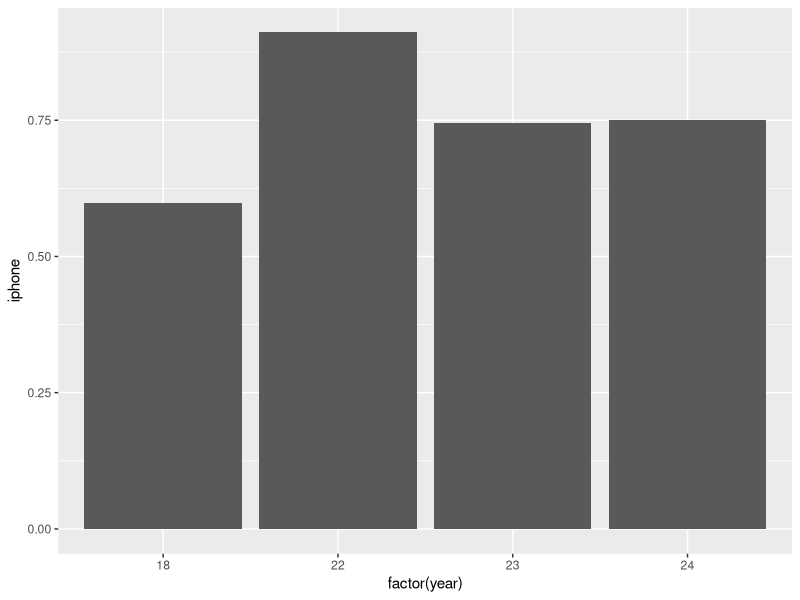
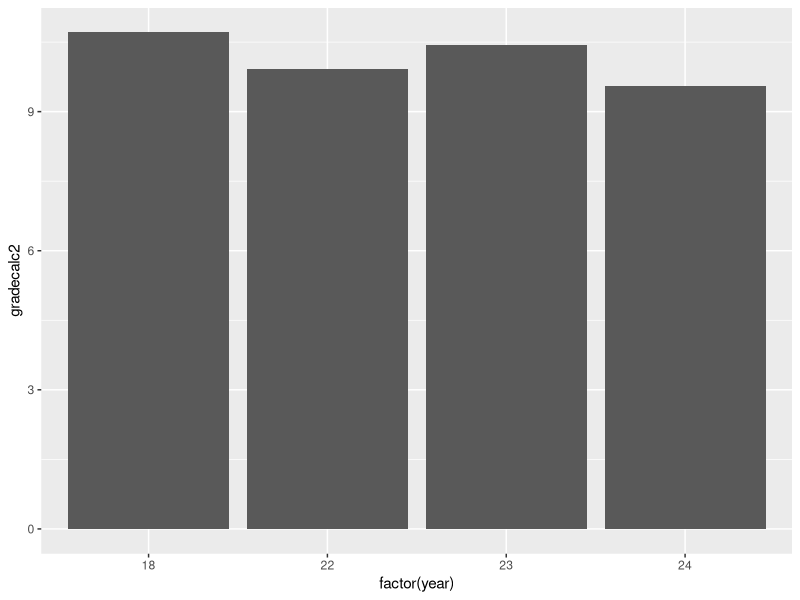
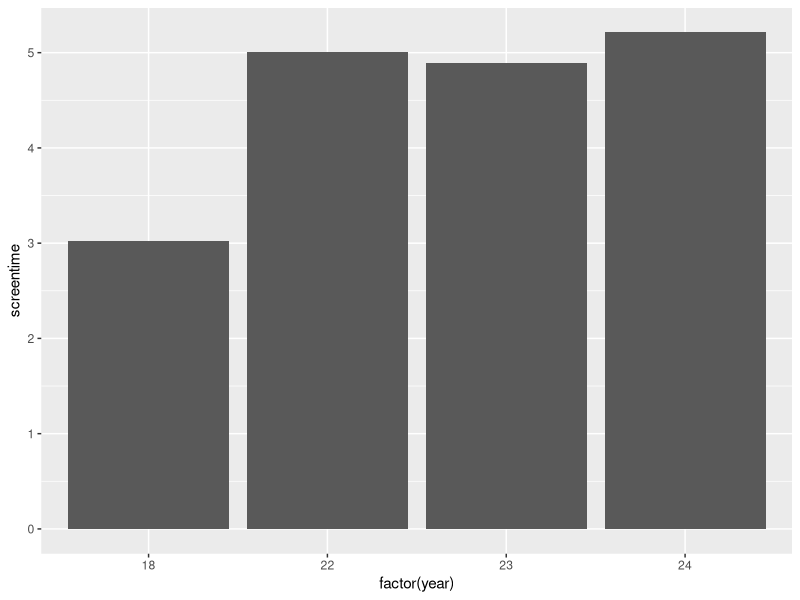
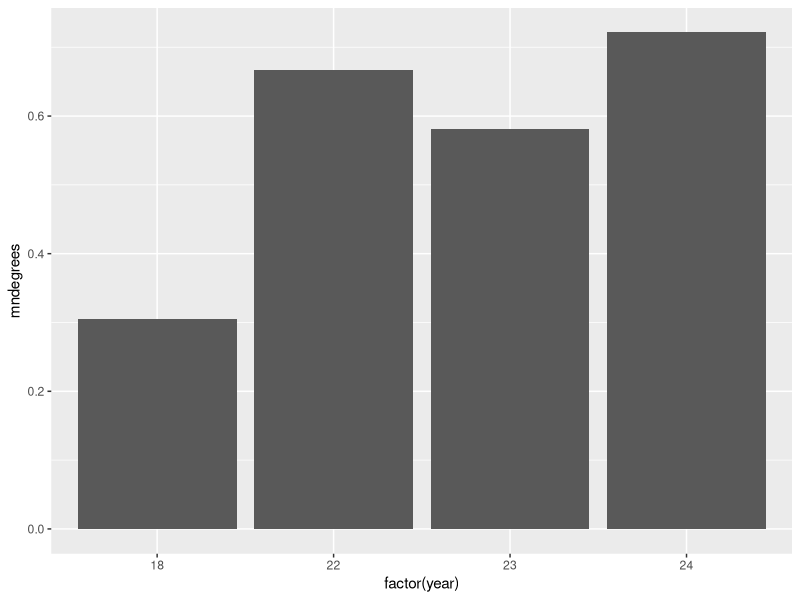
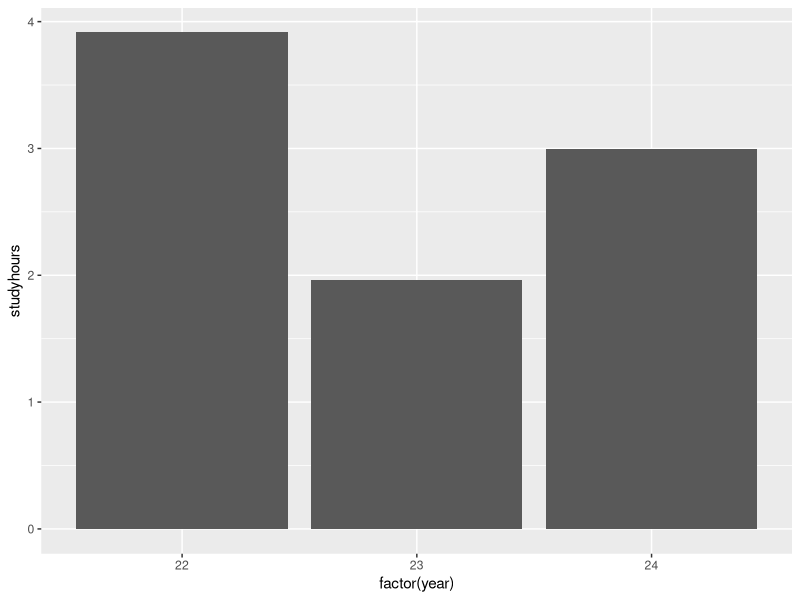
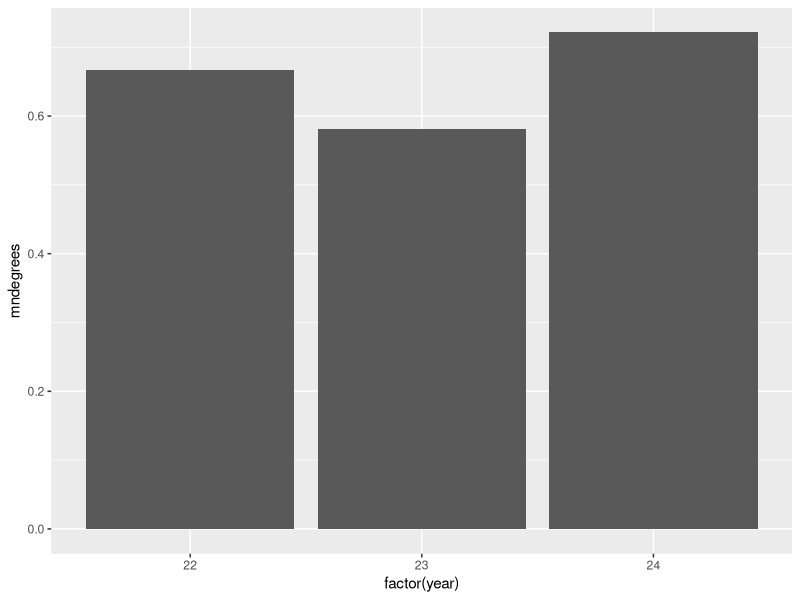
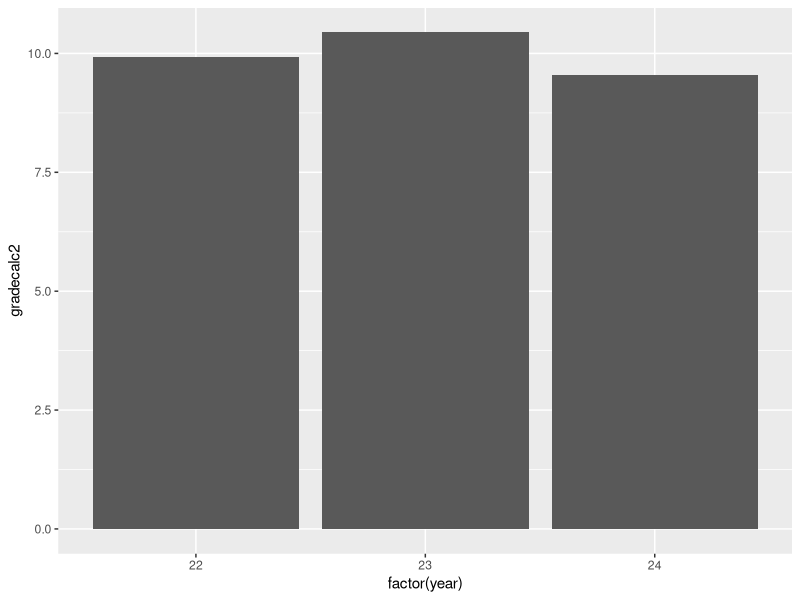

The R source for these figures, in order:
#PRELIM OBSERVATIONS
# What questions can we ask with this data?

# Load lib
library(tidyverse)
library(here)
library(chron)
library(readxl)
library(dplyr)

# Load files (5)
c1<- read_xlsx(here("MA231 TEN AM FALL 2022.xlsx"))
c2<- read_xlsx(here("MA231 ONE PM FALL 2022.xlsx"))
d1<- read_xlsx(here("MA232 NINE AM SPRING 2024.xlsx"))
d2<- read_xlsx(here("MA232 TWELVE PM SPRING 2024.xlsx"))
s<- read_xlsx(here("MA232 TWELVE PM SPRING 2023.xlsx"))

# Add more information to the files and combine them
# Add column describing the year, course name, and semester
c1 <- c1|> mutate(year = 22,
                  semester = 0, #fall = 0, spring = 1
                  time = times(paste0(10, ":00", ":00")),
                  coursecode = 231)
c2 <- c2|> mutate(year = 22,
                  semester = 0, #fall = 0, spring = 1
                  time = times(paste0(13, ":00", ":00")),
                  coursecode = 231) 
d1 <- d1|> mutate(year = 24,
                  semester = 1, #fall = 0, spring = 1
                  time = times(paste0(9, ":00", ":00")),
                  coursecode = 232,) 
d2 <- d2|> mutate(year = 24,
                  semester = 1, #fall = 0, spring = 1
                  time = times(paste0(12, ":00", ":00")),
                  coursecode = 232) 
s <- s|> mutate(year = 23,
                semester = 1, #fall = 0, spring =1
                time = times(paste0(12, ":00", ":00")),
                coursecode = 232) 

# Move newly added columns to the front
c1 <- c1|>relocate(c("year", "semester", "time", "coursecode"))
c2 <- c2|>relocate(c("year", "semester", "time", "coursecode"))
d1 <- d1|>relocate(c("year", "semester", "time", "coursecode"))
d2 <- d2|>relocate(c("year", "semester", "time", "coursecode"))
s <- s|>relocate(c("year", "semester", "time", "coursecode"))

# Combine sets
calc3total <- rbind(c1, c2)
diffeqtotal <- rbind(d1, d2, s)
diffeqdf <- rbind(d1, d2)

# Moved columns around so dataset matches
calc3total <- calc3total|>relocate("gradecalc2", .after = "noprereq")
diffeqtotal <- diffeqtotal|>relocate("gradecalc2", .after = "noprereq")

# Bind all recent survey data
cols3 <- colnames(select(calc3total, -c("gradediffeq", "diffeq", "noprereq", "gradecalc3")))
postCOVID <- rbind(
  subset(calc3total, select = cols3), 
  subset(diffeqtotal, select = cols3)
)

# We want to do meta analysis of past data
# Load data
preCOVID <- read_xlsx("datafor_r.xlsx")

# Clean
# time here is if the class is MWF or TuTh, where MWF is 1.
names(preCOVID) <- c("aem", "gradecalc1", "gradecalc2", "gradecalc3", "gradediffeq", "gpapr", "gradyr", "iphone", "time", "mjdegrees", "mndegrees", "NUniPre", "PhAlwys", "PhAwy", "PhDistr", "PhOnce", "screentime")
preCOVID <- preCOVID|> mutate(year = 18,
                  semester = 0, #fall = 0, spring = 1
                  coursecode = 330)
preCOVID <- preCOVID|>relocate(c("year", "semester", "time", "coursecode"))
preCOVID <- preCOVID|>relocate("mndegrees", .after = "iphone")

# rbind all together by common columns
common <- colnames(select(postCOVID, c("year", "semester", "time", "coursecode", "iphone", "mndegrees", "gradecalc2", "screentime")))
all <- rbind(
  subset(preCOVID, select = common), 
  subset(postCOVID, select = common)
)

### GRAPHS
# Now do some general graphs throughout covid
ggplot(all, aes(x = factor(year), y = iphone)) + 
  geom_bar(stat = "summary", fun = "mean") 

ggplot(all, aes(x = factor(year), y = gradecalc2)) + 
  geom_bar(stat = "summary", fun = "mean")

ggplot(all, aes(x = factor(year), y = screentime)) + 
  geom_bar(stat = "summary", fun = "mean")

ggplot(all, aes(x=factor(year), y = mndegrees))+
  geom_bar(stat = "summary", fun = "mean")

# Some for only post COVID
ggplot(postCOVID, aes(x=factor(year), y = studyhours))+
  geom_bar(stat = "summary", fun = "mean")

ggplot(postCOVID, aes(x=factor(year), y = mndegrees))+
  geom_bar(stat = "summary", fun = "mean")

ggplot(postCOVID, aes(x=factor(year), y = gradecalc2))+
  geom_bar(stat = "summary", fun = "mean")

# Export needed files
library(openxlsx)
write.xlsx(calc3total, "calc3.xlsx")
write.xlsx(diffeqtotal, "diffeq.xlsx")
write.xlsx(all, "all.xlsx")
